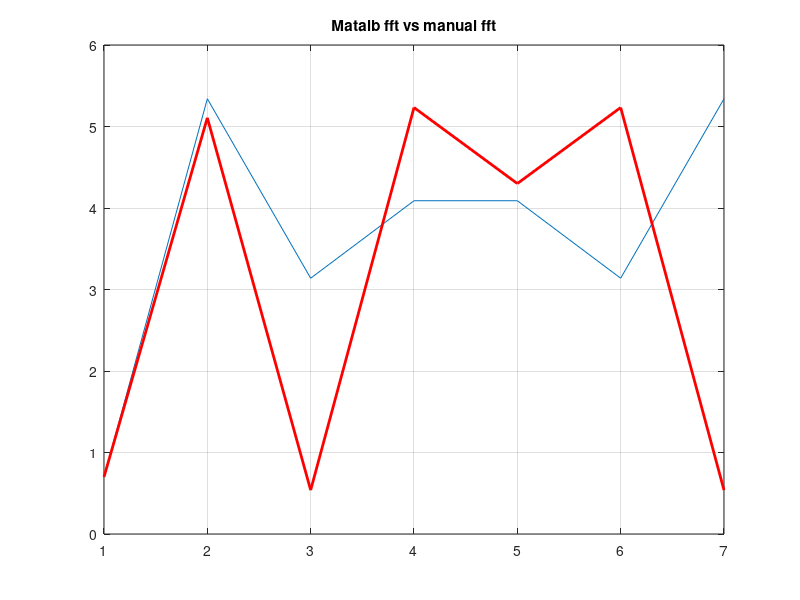

This chart was generated by the following MATLAB code:
% ***************************************************************
% opgave 3.15
% ***************************************************************

clear; close all; clc

N = 8;

%Signal med Aplitudeværdier
x = [3  -1  0.6  -0.8  -2  0  0.9];

%Udreginig af twiddle-faktoren W_8 = e^(-j*(2*pi*m*n/8);

%Udregning af all 8 W_8 faktore: 
W_8_0 = 1;
W_8_1 = exp((-j*(2*pi/N)));
W_8_2 = exp((-j*(2*2*pi/N)));
W_8_3 = exp((-j*(2*3*pi/N)));
W_8_4 = exp((-j*(2*4*pi/N)));
W_8_5 = exp((-j*(2*5*pi/N)));
W_8_6 = exp((-j*(2*6*pi/N)));
W_8_7 = exp((-j*(2*7*pi/N)));


%Nu kan vi opstille twiddle matrisen til at udregne DFT X=x'W;

W = [W_8_0 W_8_0 W_8_0 W_8_0 W_8_0 W_8_0 W_8_0; ...
     W_8_0 W_8_1 W_8_2 W_8_3 W_8_4 W_8_5 W_8_6; ...
     W_8_0 W_8_2 W_8_4 W_8_6 W_8_0 W_8_2 W_8_4; ...
     W_8_0 W_8_3 W_8_6 W_8_1 W_8_4 W_8_7 W_8_2; ...
     W_8_0 W_8_4 W_8_0 W_8_4 W_8_0 W_8_4 W_8_0; ...
     W_8_0 W_8_5 W_8_2 W_8_7 W_8_4 W_8_1 W_8_6; ...
     W_8_0 W_8_6 W_8_4 W_8_2 W_8_0 W_8_6 W_8_4];
 
X = x*W;

dft_x_fft = fft(x);

figure(3); clf
plot(abs(dft_x_fft))
hold on
plot(1:7,abs(X),'r','linewidth',2)
grid on
title('Matalb fft vs manual fft')

%% Svar e)
%  De to DFT´er er IKKE ens da vi har udregnet twiddle-faktoren for 8 punter N = 8 og fft()
%  udregner for 7 unkter da det er størrelsen af x vektoren. Hvis vi laver en
%  fft af 8 punkter dvs. fft(x,8) vil de nu være identiske undtagen at det
%  sidste punkt vil mangle i X da W en 7x7 mattrix og ikke en 8x8 matrix. 